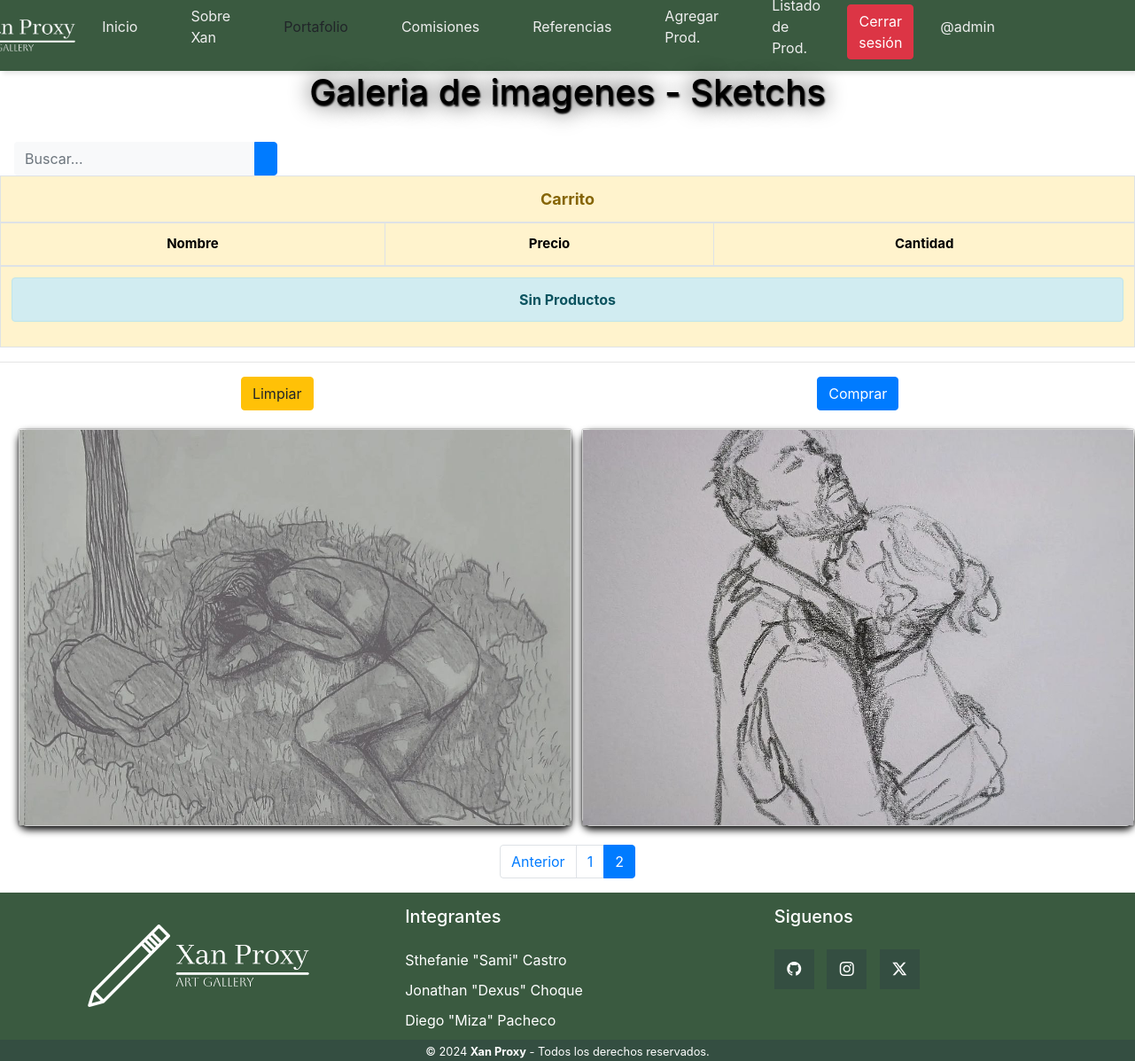
The app's page /portafolio/?page=2 (signed in), older data.
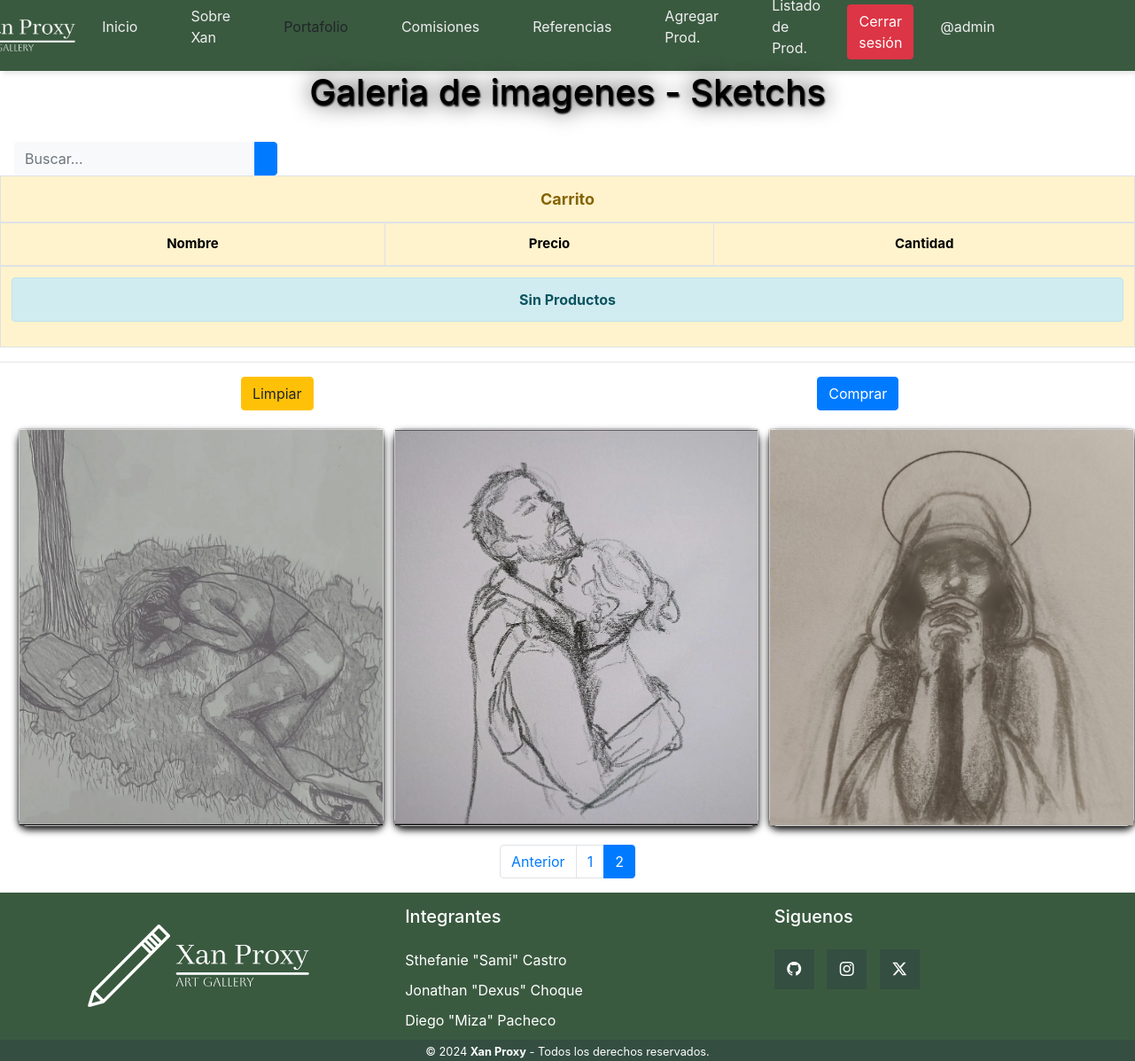
The same page, newer data.
### web/models.py (models this page shows, shortened)
class Producto(models.Model):
    id = models.IntegerField(primary_key=True)
    nombre = models.CharField(max_length=200)
    precio = models.IntegerField()
    descripcion = models.TextField()
    imagen = models.ImageField(upload_to="productos", null=True)

### web/views.py (the view)
# urls.py: path('portafolio/', portafolio, name="portafolio"),
@login_required
def portafolio(request):
    busqueda = request.POST.get("buscar")
    productos = Producto.objects.all()
    if busqueda:
        productos = Producto.objects.filter(
            Q(nombre__icontains = busqueda) |
            Q(descripcion__icontains = busqueda) |
            Q(precio__icontains = busqueda)
        ).distinct()
    page = request.GET.get('page', 1)
    try:
        paginator = Paginator(productos, 10)
        productos = paginator.page(page)
    except:
        raise Http404
    data = {
        'entity' : productos,
        'paginator' : paginator
    }
    return render(request, 'web/portfolio.html', data)

### web/templates/web/portfolio.html (shortened to what the changed rows need)
{% load static %}
<!DOCTYPE html>
<html lang="es">
<head>
    <link rel="stylesheet" href="{% static '/CSS/menu.css' %}">
    <link rel="stylesheet" href="{% static '/CSS/galeriaimgs.css' %}">
    <link rel="stylesheet" href="{% static '/CSS/style_footer.css' %}">
    <link rel="stylesheet" href="https://cdn.jsdelivr.net/npm/bootstrap-icons@1.11.3/font/bootstrap-icons.min.css">
    <link rel="stylesheet" href="https://cdn.jsdelivr.net/npm/bootstrap@4.5.3/dist/css/bootstrap.min.css">
</head>
<body>
    <h1>Galeria de imagenes - Sketchs</h1><br>
    <div  role="alert">
        <table class="table table-bordered alert alert-warning">
            <thead>
                <tr scope="row"class="text-center"><td colspan="3" style="font-weight:bold; font-size:18px">  Carrito </td></tr>
                <td style="font-size:15px; font-weight: bold; color:black; text-align: center;">Nombre</td>
                <td style="font-size:15px; font-weight: bold; color:black; text-align: center;">Precio</td>
                <td style="font-size:15px; font-weight: bold; color:black; text-align: center;">Cantidad</td>
            </thead>
        </table>
    </div>
    {% load humanize %}
    <section class="section">
        {% for p in entity %}
        <div class="card" onclick="voltear(this)">
            <div class="card-container">
                <div class="card-face front-face">
                    {% if p.imagen %}
                    <img src="{{ p.imagen.url }}" alt="">
                    {% endif %}
                </div>
                <div class="card-face back-face">
                    <div class="contenedor-info">
                        <h4>id:{{ p.id }}</h4>
                        <h2>{{ p.nombre | title }}</h2>
                        <p>{{ p.descripcion }}</p>
                        <h4>${{ p.precio | intcomma }}</h4>
                        <a href="{% url 'añadir_carrito' p.id %}" class="btn btn-success">Agregar </a>
                    </div>
                </div>
            </div>
        </div>
        {% endfor %}
    </section>
    <div>
        {% include 'web/paginator.html' %}
    </div>
    <footer class="pie">
        <div class="grupo-1">
            <div class="caja">
                <h2>Integrantes</h2>
            </div>
            <div class="caja">
                <h2>Siguenos</h2>
            </div>
        </div>
    </footer>
</body>
</html>

Row changes from the older to the newer data that the page shows:
added Producto: imagen (picture)
